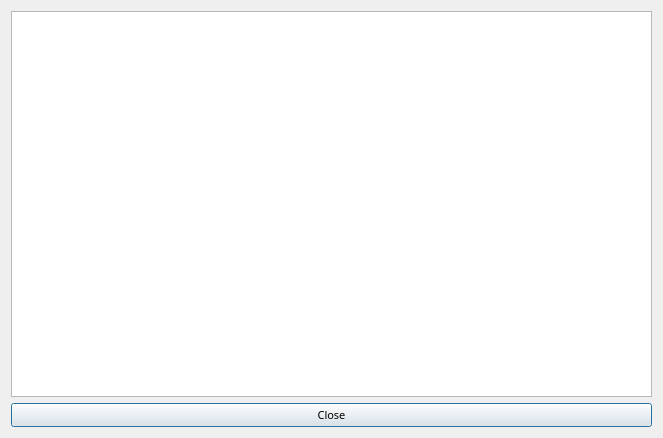
<ui version="4.0" >
 <comment>Python:from ChangeIndicatedLE import ChangeIndicatedLE</comment>
 <class>GettingStartedWindowBase</class>
 <widget class="QDialog" name="GettingStartedWindowBase" >
  <property name="geometry" >
   <rect>
    <x>0</x>
    <y>0</y>
    <width>663</width>
    <height>438</height>
   </rect>
  </property>
  <property name="sizePolicy" >
   <sizepolicy vsizetype="MinimumExpanding" hsizetype="MinimumExpanding" >
    <horstretch>0</horstretch>
    <verstretch>0</verstretch>
   </sizepolicy>
  </property>
  <property name="minimumSize" >
   <size>
    <width>200</width>
    <height>100</height>
   </size>
  </property>
  <property name="font" >
   <font>
    <family>Droid Sans</family>
    <pointsize>8</pointsize>
   </font>
  </property>
  <property name="windowTitle" >
   <string>Getting started</string>
  </property>
  <layout class="QVBoxLayout" name="verticalLayout" >
   <item>
    <widget class="QTextBrowser" name="textBrowser" />
   </item>
   <item>
    <widget class="QPushButton" name="pushButton4" >
     <property name="text" >
      <string>Close</string>
     </property>
    </widget>
   </item>
  </layout>
 </widget>
 <layoutdefault spacing="6" margin="11" />
 <pixmapfunction>qPixmapFromMimeSource</pixmapfunction>
 <resources/>
 <connections>
  <connection>
   <sender>pushButton4</sender>
   <signal>clicked()</signal>
   <receiver>GettingStartedWindowBase</receiver>
   <slot>close()</slot>
   <hints>
    <hint type="sourcelabel" >
     <x>331</x>
     <y>415</y>
    </hint>
    <hint type="destinationlabel" >
     <x>331</x>
     <y>218</y>
    </hint>
   </hints>
  </connection>
 </connections>
</ui>
